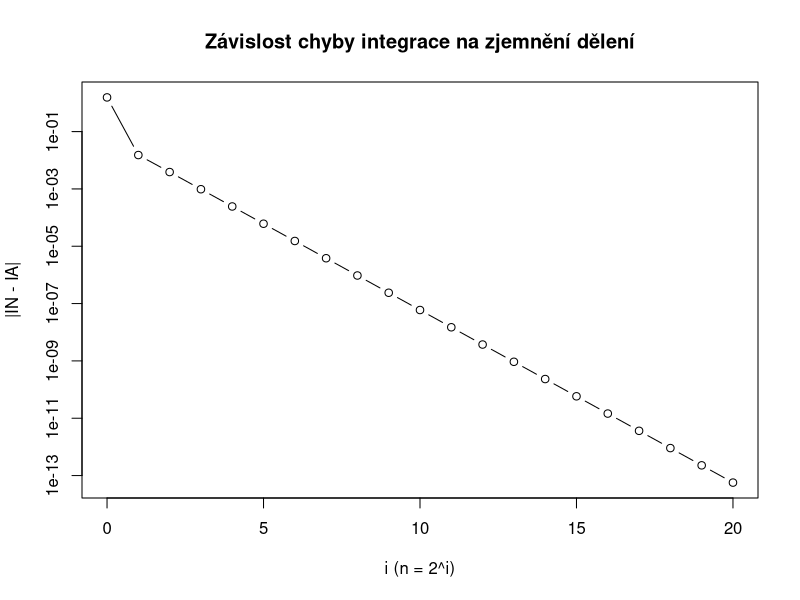

This chart was generated by the following R code:
## ---- chunk 1
knitr::opts_chunk$set(echo = TRUE)
## ---- chunk 2
# 
# Analytické řešení
IA <- log(2)

# Lichoběžníkové pravidlo (Newtonův-Cotesův vzorec řádu 1)
lichobeznik <- function(f, a, b, n) {
  h <- (b - a) / n
  x <- seq(a, b, by = h)
  y <- f(x)
  # Vzorec: h/2 * (y0 + 2*y1 + 2*y2 + ... + yn)
  return((h / 2) * (y[1] + 2 * sum(y[2:n]) + y[n + 1]))
}

f <- function(x) 1/x

vysledky <- data.frame(i = 0:20, n = 2^(0:20), y = 0)

for(i in 0:20) {
  n_dilku <- 2^i
  IN <- lichobeznik(f, 1, 2, n_dilku)
  vysledky$y[i+1] <- IN - IA
}

# Vizualizace (Logaritmické měřítko pro osu y je klíčové)
plot(vysledky$i, abs(vysledky$y), type = "b", log = "y", 
     xlab = "i (n = 2^i)", ylab = "|IN - IA|",
     main = "Závislost chyby integrace na zjemnění dělení")
